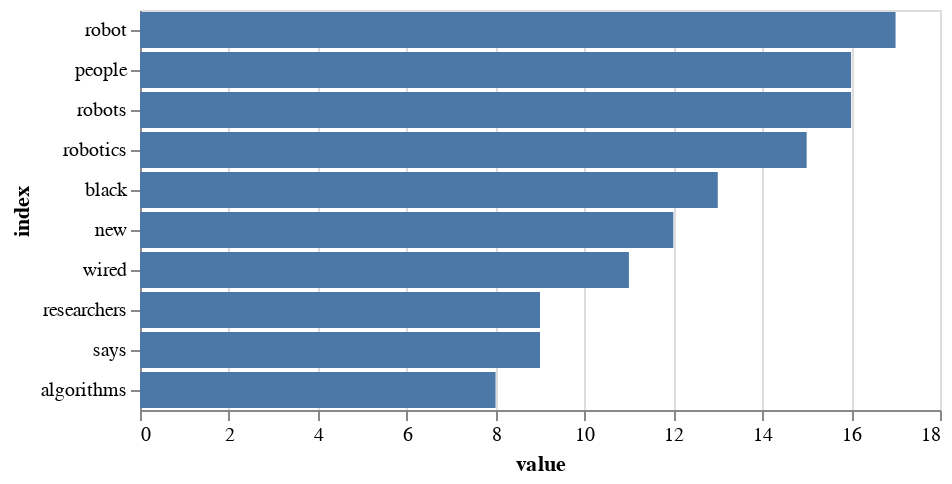

The notebook cell saved with this chart:
### Code cell
import altair as alt

alt.Chart(df_dist).mark_bar().encode(
    x=alt.X("value"),
    y=alt.Y("index", sort="-x")
)

### Figure 1 — Vega-Lite specification as saved in the notebook (floating-point values rounded to 4 significant figures)
{"config": {"view": {"continuousWidth": 400, "continuousHeight": 300}}, "data": {"name": "data-e9ec6a8b507e130a510cbdab759dcd10"}, "mark": "bar", "encoding": {"x": {"field": "value", "type": "quantitative"}, "y": {"field": "index", "sort": "-x", "type": "nominal"}}, "$schema": "https://vega.github.io/schema/vega-lite/v4.17.0.json", "datasets": {"data-e9ec6a8b507e130a510cbdab759dcd10": [{"index": "algorithms", "value": 8}, {"index": "black", "value": 13}, {"index": "new", "value": 12}, {"index": "people", "value": 16}, {"index": "researchers", "value": 9}, {"index": "robot", "value": 17}, {"index": "robotics", "value": 15}, {"index": "robots", "value": 16}, {"index": "says", "value": 9}, {"index": "wired", "value": 11}]}}
